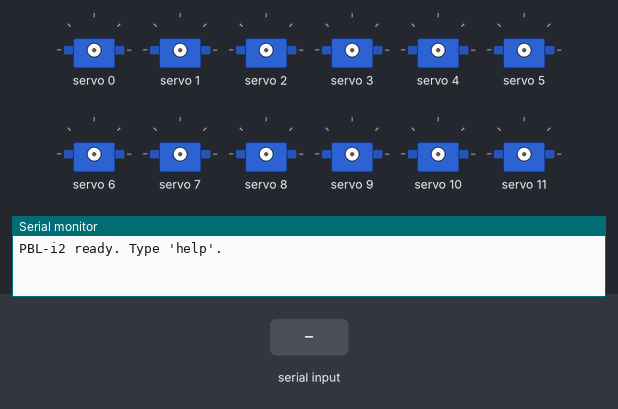
Bench run of a program on a simulated ESP32. Parts: 12 × servo, the last lines printed to the serial monitor. Inputs (shaded band) come from the test bench.

Above: at 1.2 s.
1.3 s: "center\n" received over Serial
5.8 s: "stand\n" received over Serial
At 6.5 s:
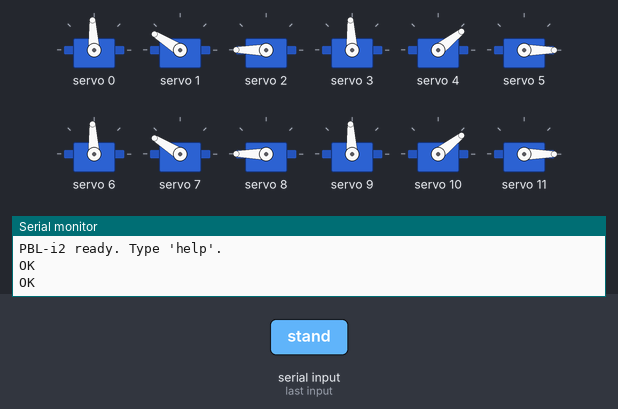
Timing chart, 0 to 8.3 s (numbered marks = the images above; inputs shaded):
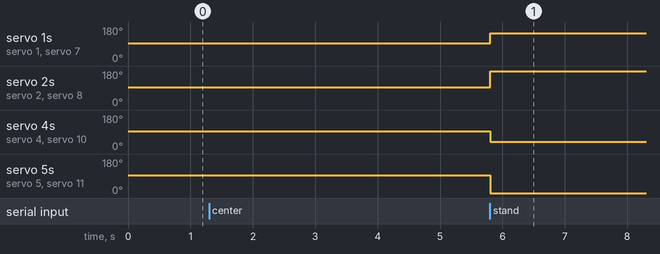

Measured:
- after the input at 5.8 s, servo 1, servo 7: 93° → 148° at once; servo 2, servo 8: 93° → 180° at once; servo 4, servo 10: 93° → 38° at once; servo 5, servo 11: 93° → 0° at once

The program:

main.cpp
```cpp
// PBL-i2 quadruped firmware — entry point.
//
// Serial commands (115200 baud, newline-terminated):
//   center   move every servo to 90 deg + trim (use before fitting horns)
//   stand    stand at STAND_HEIGHT using inverse kinematics
//   relax    stop driving the servos
//   help     list commands

#include <Arduino.h>

#include "Kinematics.h"
#include "LegServos.h"
#include "robot_config.h"

enum class Mode { IDLE, STAND, WALK, CLIMB, GOALKEEP };

static LegServos servos;
static LegKinematics ik(COXA_LEN, FEMUR_LEN, TIBIA_LEN);
static Mode mode = Mode::IDLE;

static bool moveFoot(Leg leg, float x, float y, float z) {
  JointAngles a;
  if (!ik.solve(x, y, z, a)) return false;
  servos.setJoint(leg, HIP, a.hip);
  servos.setJoint(leg, UPPER, a.upper);
  servos.setJoint(leg, LOWER, a.lower);
  return true;
}

static void stand() {
  for (uint8_t l = 0; l < NUM_LEGS; l++) {
    if (!moveFoot(static_cast<Leg>(l), 0, COXA_LEN, STAND_HEIGHT)) {
      Serial.printf("Leg %u: stand pose unreachable\n", l);
    }
  }
}

static void handleCommand(const String &cmd) {
  if (cmd == "center") {
    servos.centerAll();
    mode = Mode::IDLE;
  } else if (cmd == "stand") {
    stand();
    mode = Mode::STAND;
  } else if (cmd == "relax") {
    servos.relaxAll();
    mode = Mode::IDLE;
  } else if (cmd == "help") {
    Serial.println("Commands: center, stand, relax, help");
    return;
  } else {
    Serial.printf("Unknown command '%s' (try 'help')\n", cmd.c_str());
    return;
  }
  Serial.println("OK");
}

void setup() {
  Serial.begin(SERIAL_BAUD);
  if (!servos.begin()) {
    Serial.println("PCA9685 not found — check wiring");
  }
  Serial.println("PBL-i2 ready. Type 'help'.");
}

void loop() {
  if (Serial.available()) {
    String cmd = Serial.readStringUntil('\n');
    cmd.trim();
    if (cmd.length()) handleCommand(cmd);
  }

  switch (mode) {
    case Mode::WALK:      // TODO: trot / creep gait
    case Mode::CLIMB:     // TODO: stair-climbing gait (2 cm steps)
    case Mode::GOALKEEP:  // TODO: ball detection + blocking motion
    default:
      break;
  }
}
```

robot_config.h
```cpp
// Robot-wide configuration: pins, dimensions and calibration.
// Keep this in sync with hardware/electronics/README.md.
#pragma once

#include <stdint.h>

// ---------- Communication ----------
constexpr uint32_t SERIAL_BAUD = 115200;
constexpr int I2C_SDA = 21;
constexpr int I2C_SCL = 22;

// ---------- PCA9685 servo driver ----------
constexpr uint8_t PCA9685_ADDR = 0x40;
constexpr float SERVO_PWM_FREQ = 50.0f;  // Hz, standard analog servos
constexpr uint16_t SERVO_MIN_US = 500;   // pulse width at 0 deg
constexpr uint16_t SERVO_MAX_US = 2500;  // pulse width at 180 deg

// ---------- Leg geometry (mm) — update from CAD ----------
constexpr float COXA_LEN = 30.0f;   // hip axis -> upper joint
constexpr float FEMUR_LEN = 60.0f;  // upper joint -> knee
constexpr float TIBIA_LEN = 70.0f;  // knee -> foot

// ---------- Legs and joints ----------
enum Leg : uint8_t { FL = 0, FR, RL, RR, NUM_LEGS };
enum Joint : uint8_t { HIP = 0, UPPER, LOWER, NUM_JOINTS };

// PCA9685 channel for each [leg][joint]
constexpr uint8_t SERVO_CHANNEL[NUM_LEGS][NUM_JOINTS] = {
    {0, 1, 2},    // FL
    {3, 4, 5},    // FR
    {6, 7, 8},    // RL
    {9, 10, 11},  // RR
};

// Trim offsets in degrees, found during calibration
constexpr float SERVO_TRIM[NUM_LEGS][NUM_JOINTS] = {
    {0, 0, 0},
    {0, 0, 0},
    {0, 0, 0},
    {0, 0, 0},
};

// +1 or -1: flips the direction of mirrored servos
constexpr int8_t SERVO_DIR[NUM_LEGS][NUM_JOINTS] = {
    {+1, +1, +1},
    {-1, -1, -1},
    {+1, +1, +1},
    {-1, -1, -1},
};

// ---------- Default stance ----------
constexpr float STAND_HEIGHT = 90.0f;  // mm, hip to foot
```
